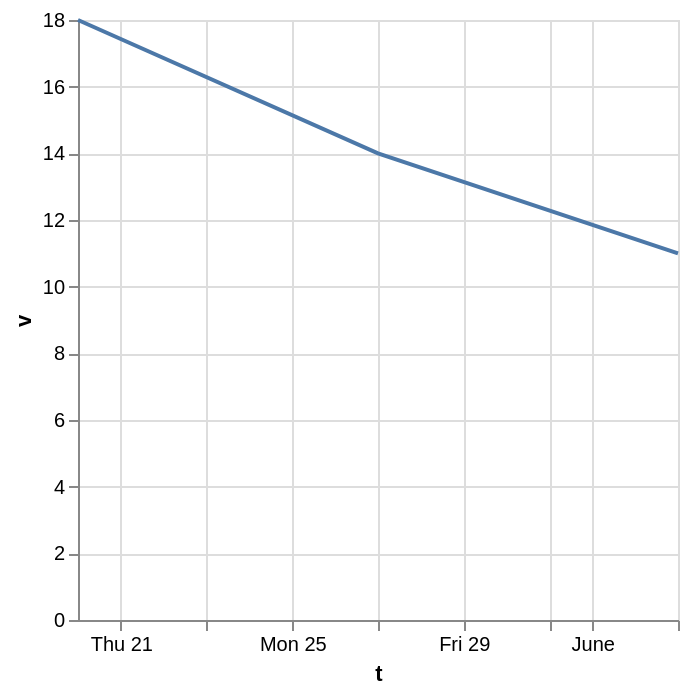

Write the Vega-Lite specification saved for this chart.
### Vega-Lite specification from a JSON file in a GitHub repository (floating-point values rounded to 4 significant figures)
{"$schema": "https://vega.github.io/schema/vega-lite/v6.json", "description": "`usermeta` carried through onto the compiled Vega, which is the one top-level property whose purpose is to survive compilation — a host writes what it needs into it and reads it back off the output. `name` is dropped on the way, which is upstream's behaviour and is pinned here beside it.", "name": "score-total", "usermeta": {"source": "measurement-results", "revision": 3, "locale": "nl-NL"}, "data": {"values": [{"t": "2026-05-20", "v": 18}, {"t": "2026-05-27", "v": 14}, {"t": "2026-06-03", "v": 11}]}, "mark": "line", "encoding": {"x": {"field": "t", "type": "temporal"}, "y": {"field": "v", "type": "quantitative"}}}
